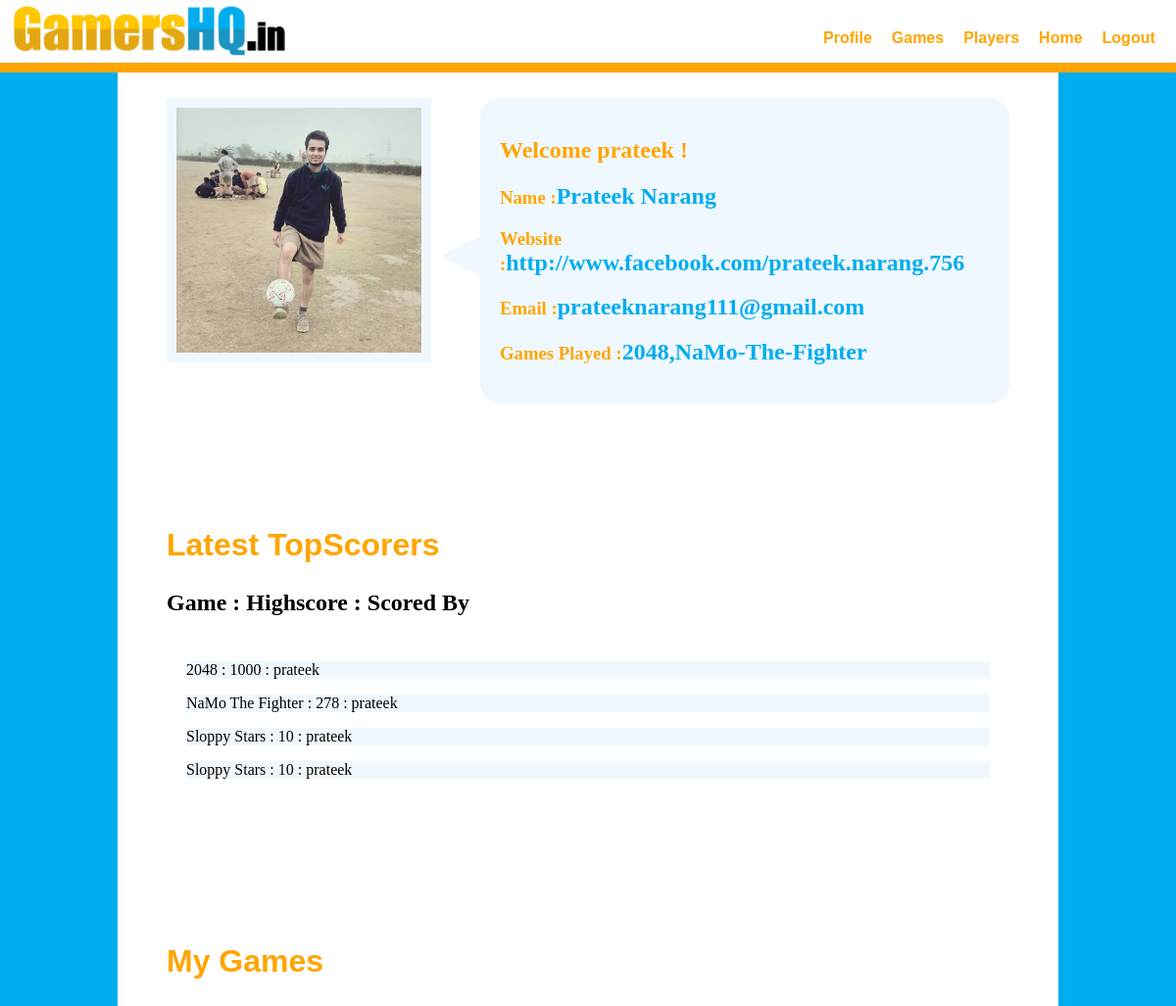
The page /users/ (signed in) on the database as committed earlier.
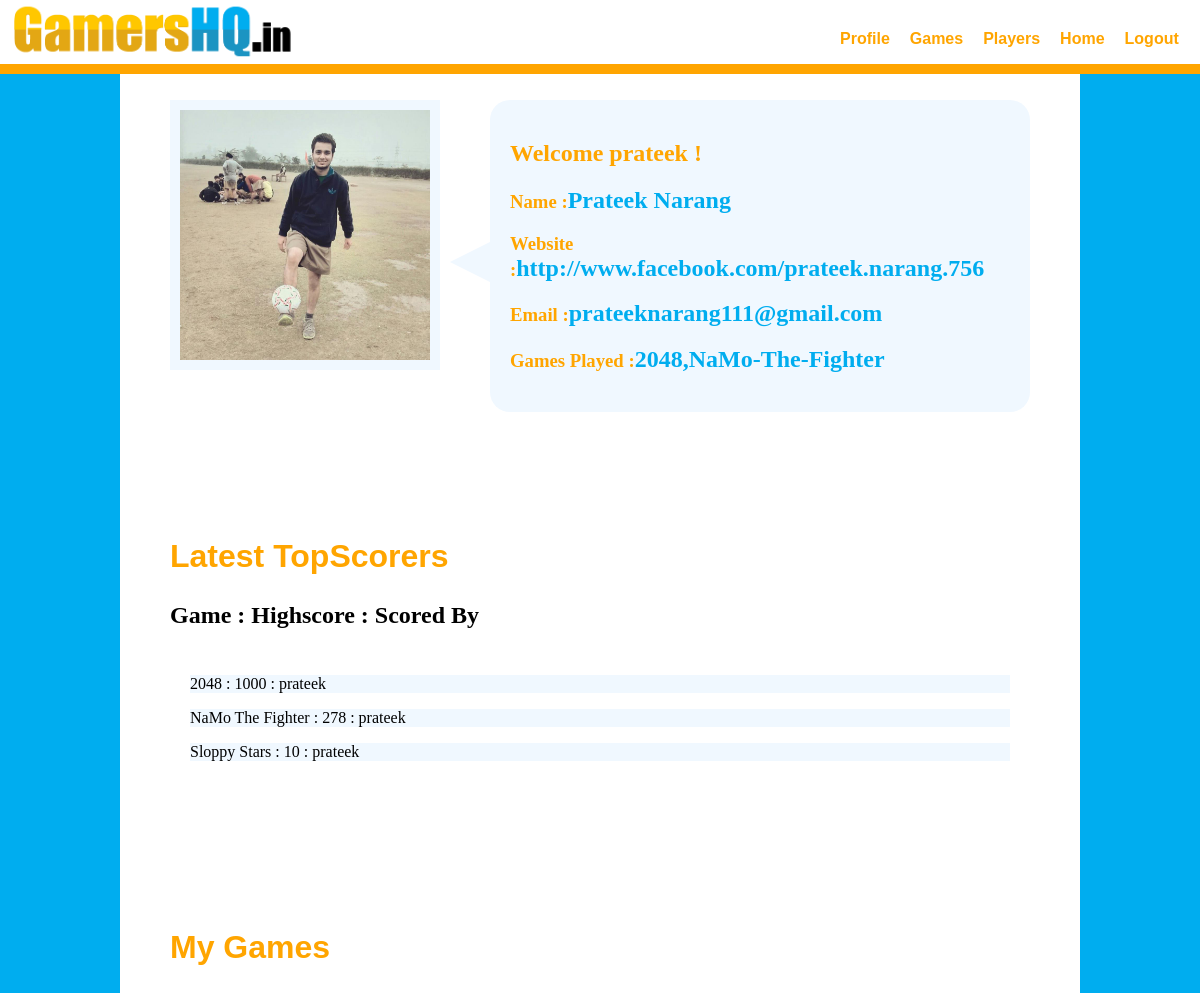
The same page on the database as committed later.
### games/models.py (models this page shows, shortened)
class GameDetail(models.Model):
	game_name = models.CharField(max_length=128,blank=False)
	game_image = models.ImageField(upload_to="games_image/",blank=True)
	game_slug_field = models.CharField(max_length=128)
	game_highscore =models.IntegerField(default=0)
	game_highscorer = models.ForeignKey(User)

### users/views.py (the view)
def user_profile_view(request):
	if request.user.is_authenticated():
		current_user = request.user
		uName = current_user.username
		uFullName = current_user.first_name + " " + current_user.last_name
		uEmail = current_user.email
		user_profile = UserProfile.objects.get(user=current_user)
		uPhoto = user_profile.profile_image.path
		uWebsite = user_profile.profile_url
		substr = "/media/"
		position = uPhoto.find(substr)
		uPhoto = uPhoto[position:]
		game_list = GameDetail.objects.all()
		context_dict = {'username':uName,'fullName':uFullName,'photoUrl':uPhoto,
		'website':uWebsite,'email':uEmail,'game_list':game_list}
		return render(request,"user/user_profile.html",context_dict)
	else:
		return HttpResponse("You are Not Logged In !")

### templates/user/user_profile.html (shortened to what this page needs)
<!DOCTYPE HTML>
{% load staticfiles %}
<head>
	<link rel="stylesheet" href="{% static "css/nav.css"  %}">
</head>
<body>
	<nav class="flex_container">
		<img src="{% static "images/logo.jpg" %}"/>
		<br>
		<ul class="flex_container">
			<li><a href ="/users" a>Profile</a></li>
			<li><a href ="/games" a>Games</a></li>
			<li><a href ="/users/all">Players</a></li>
			<li><a href="/feed" a>Home</a></li>
			<li><a href="/logout">Logout</a></li>
		</ul>
	</nav>
	<div id="empty_div"></div>
	<section id="basic_section">
	<div id="inside_body_container" class="flex_container">
		<img id="profile_image"src={{photoUrl}}/>
		<div id="details">
		<h2>Welcome {{username}} !</h2>
		<h3>Name :<strong>{{fullName}}</strong></h3>
		<h3>Website :<strong>{{website}}</strong></h3>
		<h3>Email :<strong>{{email}}</strong></h3>
		<h3>Games Played :<strong>2048,NaMo-The-Fighter</strong></h3>
		</div>
	</div>
	</section>
	<section id="games_section">
	<h1>Latest TopScorers</h1>
	<h2>Game : Highscore : Scored By</h2>
		<ul id="profile_feed">
			{% for x in game_list %}
			<li>
			<p>{{x.game_name}} : {{x.game_highscore}} : {{x.game_highscorer.username}}</p>
			</li>
			{%endfor%}
		</ul>
	</section>
	<section>
	<h1>My Games</h1>
	</section>
</body>
</html>

Rows that differ between the two databases and show on the page:
removed GameDetail: game_name "Sloppy Stars", game_highscore "10", game_highscorer.username "prateek"
